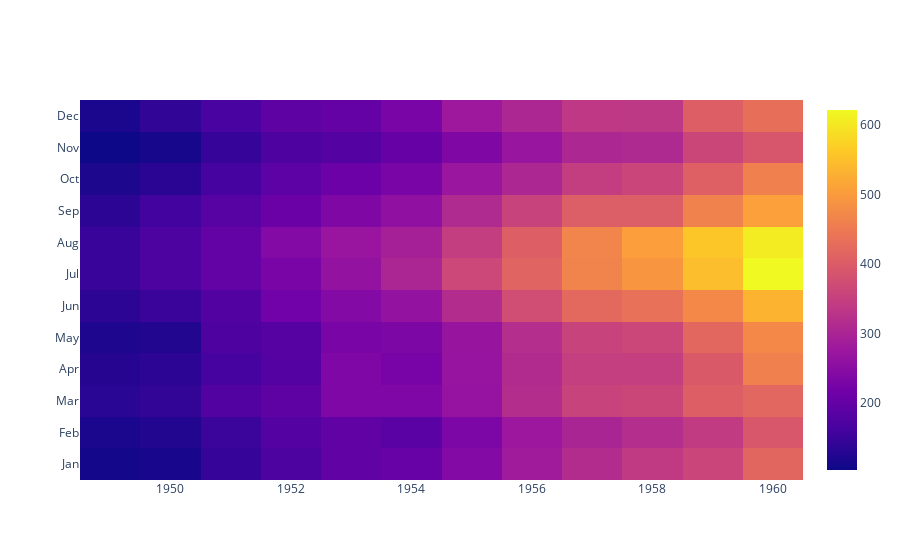

Source (notebook cell):
### Code cell
# heatmap
import plotly.graph_objects as go

go.Figure(go.Heatmap(x=flights.year, y=flights.month, z=flights.passengers))

### Figure 1 — Plotly figure (JSON) as saved in the notebook; plotly's stock layout.template omitted (floating-point values rounded to 4 significant figures; data arrays with more than 128 entries replaced by an {"elided": "..."} marker saying what was removed)
{"data": [{"type": "heatmap", "x": {"elided": "144 int values"}, "y": {"elided": "144 str values"}, "z": {"elided": "144 int values"}}], "layout": {}}
